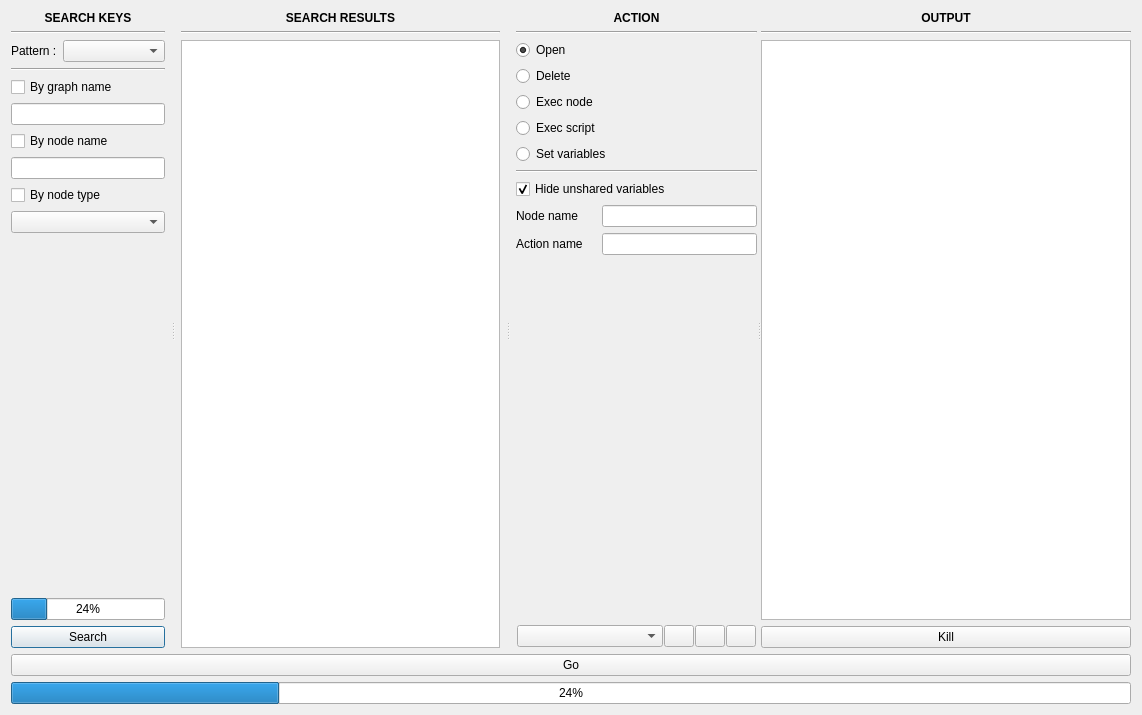
<?xml version="1.0" encoding="UTF-8"?>
<ui version="4.0">
 <class>MainWindow</class>
 <widget class="QDialog" name="MainWindow">
  <property name="geometry">
   <rect>
    <x>0</x>
    <y>0</y>
    <width>1142</width>
    <height>715</height>
   </rect>
  </property>
  <property name="windowTitle">
   <string>Batch</string>
  </property>
  <layout class="QVBoxLayout" name="verticalLayout_5">
   <item>
    <widget class="QSplitter" name="splitter">
     <property name="orientation">
      <enum>Qt::Horizontal</enum>
     </property>
     <widget class="QWidget" name="layoutWidget">
      <layout class="QVBoxLayout" name="verticalLayout">
       <property name="rightMargin">
        <number>6</number>
       </property>
       <item>
        <widget class="QLabel" name="label_4">
         <property name="font">
          <font>
           <weight>75</weight>
           <bold>true</bold>
          </font>
         </property>
         <property name="text">
          <string>SEARCH KEYS</string>
         </property>
         <property name="alignment">
          <set>Qt::AlignCenter</set>
         </property>
        </widget>
       </item>
       <item>
        <widget class="Line" name="line_2">
         <property name="orientation">
          <enum>Qt::Horizontal</enum>
         </property>
        </widget>
       </item>
       <item>
        <layout class="QHBoxLayout" name="horizontalLayout_2" stretch="0,1">
         <item>
          <widget class="QLabel" name="label">
           <property name="text">
            <string>Pattern :</string>
           </property>
          </widget>
         </item>
         <item>
          <widget class="QComboBox" name="patternComboBox"/>
         </item>
        </layout>
       </item>
       <item>
        <widget class="Line" name="line_5">
         <property name="orientation">
          <enum>Qt::Horizontal</enum>
         </property>
        </widget>
       </item>
       <item>
        <widget class="QCheckBox" name="graphKeyCheckBox">
         <property name="text">
          <string>By graph name</string>
         </property>
        </widget>
       </item>
       <item>
        <widget class="QLineEdit" name="graphKeyLineEdit"/>
       </item>
       <item>
        <widget class="QCheckBox" name="nodeNameCheckBox">
         <property name="text">
          <string>By node name</string>
         </property>
        </widget>
       </item>
       <item>
        <widget class="QLineEdit" name="nodeNameLineEdit"/>
       </item>
       <item>
        <widget class="QCheckBox" name="nodeTypeCheckBox">
         <property name="text">
          <string>By node type</string>
         </property>
        </widget>
       </item>
       <item>
        <widget class="QComboBox" name="nodeTypeComboBox"/>
       </item>
       <item>
        <spacer name="verticalSpacer">
         <property name="orientation">
          <enum>Qt::Vertical</enum>
         </property>
         <property name="sizeHint" stdset="0">
          <size>
           <width>20</width>
           <height>40</height>
          </size>
         </property>
        </spacer>
       </item>
       <item>
        <widget class="QProgressBar" name="progressBar">
         <property name="value">
          <number>24</number>
         </property>
        </widget>
       </item>
       <item>
        <widget class="QPushButton" name="searchPushButton">
         <property name="text">
          <string>Search</string>
         </property>
        </widget>
       </item>
      </layout>
     </widget>
     <widget class="QWidget" name="layoutWidget">
      <layout class="QVBoxLayout" name="verticalLayout_2">
       <property name="leftMargin">
        <number>6</number>
       </property>
       <property name="rightMargin">
        <number>6</number>
       </property>
       <item>
        <widget class="QLabel" name="label_5">
         <property name="font">
          <font>
           <weight>75</weight>
           <bold>true</bold>
          </font>
         </property>
         <property name="text">
          <string>SEARCH RESULTS</string>
         </property>
         <property name="alignment">
          <set>Qt::AlignCenter</set>
         </property>
        </widget>
       </item>
       <item>
        <widget class="Line" name="line_3">
         <property name="orientation">
          <enum>Qt::Horizontal</enum>
         </property>
        </widget>
       </item>
       <item>
        <widget class="QListWidget" name="resultListWidget">
         <property name="selectionMode">
          <enum>QAbstractItemView::ExtendedSelection</enum>
         </property>
         <property name="selectionBehavior">
          <enum>QAbstractItemView::SelectRows</enum>
         </property>
        </widget>
       </item>
      </layout>
     </widget>
     <widget class="QWidget" name="layoutWidget">
      <layout class="QVBoxLayout" name="optionsLayout" stretch="0,0,0,0,0,0,0,0,0,0,0,0,0">
       <property name="leftMargin">
        <number>6</number>
       </property>
       <item>
        <widget class="QLabel" name="label_6">
         <property name="font">
          <font>
           <weight>75</weight>
           <bold>true</bold>
          </font>
         </property>
         <property name="text">
          <string>ACTION</string>
         </property>
         <property name="alignment">
          <set>Qt::AlignCenter</set>
         </property>
        </widget>
       </item>
       <item>
        <widget class="Line" name="line_4">
         <property name="orientation">
          <enum>Qt::Horizontal</enum>
         </property>
        </widget>
       </item>
       <item>
        <widget class="QRadioButton" name="openRadioButton">
         <property name="sizePolicy">
          <sizepolicy hsizetype="Expanding" vsizetype="Fixed">
           <horstretch>0</horstretch>
           <verstretch>0</verstretch>
          </sizepolicy>
         </property>
         <property name="text">
          <string>Open</string>
         </property>
         <property name="checked">
          <bool>true</bool>
         </property>
        </widget>
       </item>
       <item>
        <widget class="QRadioButton" name="deleteRadioButton">
         <property name="text">
          <string>Delete</string>
         </property>
        </widget>
       </item>
       <item>
        <widget class="QRadioButton" name="execNodeRadioButton">
         <property name="text">
          <string>Exec node</string>
         </property>
        </widget>
       </item>
       <item>
        <widget class="QRadioButton" name="execScriptRadioButton">
         <property name="text">
          <string>Exec script</string>
         </property>
        </widget>
       </item>
       <item>
        <widget class="QRadioButton" name="varRadioButton">
         <property name="text">
          <string>Set variables</string>
         </property>
        </widget>
       </item>
       <item>
        <widget class="Line" name="line">
         <property name="orientation">
          <enum>Qt::Horizontal</enum>
         </property>
        </widget>
       </item>
       <item>
        <widget class="QCheckBox" name="allVarCheckBox">
         <property name="text">
          <string>Hide unshared variables</string>
         </property>
         <property name="checked">
          <bool>true</bool>
         </property>
        </widget>
       </item>
       <item>
        <widget class="QWidget" name="execWidget" native="true">
         <property name="minimumSize">
          <size>
           <width>0</width>
           <height>50</height>
          </size>
         </property>
         <layout class="QVBoxLayout" name="verticalLayout_6">
          <property name="leftMargin">
           <number>0</number>
          </property>
          <property name="topMargin">
           <number>0</number>
          </property>
          <property name="rightMargin">
           <number>0</number>
          </property>
          <property name="bottomMargin">
           <number>0</number>
          </property>
          <item>
           <layout class="QHBoxLayout" name="horizontalLayout">
            <item>
             <widget class="QLabel" name="nodeLabel">
              <property name="minimumSize">
               <size>
                <width>80</width>
                <height>0</height>
               </size>
              </property>
              <property name="text">
               <string>Node name</string>
              </property>
             </widget>
            </item>
            <item>
             <widget class="QLineEdit" name="nodeNameExeLineEdit"/>
            </item>
           </layout>
          </item>
          <item>
           <layout class="QHBoxLayout" name="horizontalLayout_4">
            <item>
             <widget class="QLabel" name="exeLabel">
              <property name="minimumSize">
               <size>
                <width>80</width>
                <height>0</height>
               </size>
              </property>
              <property name="text">
               <string>Action name</string>
              </property>
             </widget>
            </item>
            <item>
             <widget class="QLineEdit" name="exeNameLineEdit"/>
            </item>
           </layout>
          </item>
         </layout>
        </widget>
       </item>
       <item>
        <widget class="QWidget" name="varWidget" native="true">
         <layout class="QVBoxLayout" name="verticalLayout_3">
          <property name="leftMargin">
           <number>0</number>
          </property>
          <property name="topMargin">
           <number>0</number>
          </property>
          <property name="rightMargin">
           <number>0</number>
          </property>
          <property name="bottomMargin">
           <number>0</number>
          </property>
         </layout>
        </widget>
       </item>
       <item>
        <spacer name="spacerWidget">
         <property name="orientation">
          <enum>Qt::Vertical</enum>
         </property>
         <property name="sizeType">
          <enum>QSizePolicy::MinimumExpanding</enum>
         </property>
         <property name="sizeHint" stdset="0">
          <size>
           <width>20</width>
           <height>0</height>
          </size>
         </property>
        </spacer>
       </item>
       <item>
        <widget class="QWidget" name="scriptWidget" native="true">
         <property name="minimumSize">
          <size>
           <width>0</width>
           <height>0</height>
          </size>
         </property>
         <layout class="QHBoxLayout" name="horizontalLayout_3">
          <property name="spacing">
           <number>1</number>
          </property>
          <property name="leftMargin">
           <number>1</number>
          </property>
          <property name="topMargin">
           <number>1</number>
          </property>
          <property name="rightMargin">
           <number>1</number>
          </property>
          <property name="bottomMargin">
           <number>1</number>
          </property>
          <item>
           <widget class="QComboBox" name="scriptComboBox"/>
          </item>
          <item>
           <widget class="QPushButton" name="scriptRenameButton">
            <property name="maximumSize">
             <size>
              <width>30</width>
              <height>16777215</height>
             </size>
            </property>
            <property name="text">
             <string/>
            </property>
           </widget>
          </item>
          <item>
           <widget class="QPushButton" name="scriptAddButton">
            <property name="maximumSize">
             <size>
              <width>30</width>
              <height>16777215</height>
             </size>
            </property>
            <property name="text">
             <string/>
            </property>
           </widget>
          </item>
          <item>
           <widget class="QPushButton" name="scriptDelButton">
            <property name="maximumSize">
             <size>
              <width>30</width>
              <height>16777215</height>
             </size>
            </property>
            <property name="text">
             <string/>
            </property>
           </widget>
          </item>
         </layout>
        </widget>
       </item>
      </layout>
     </widget>
     <widget class="QWidget" name="outputWidget" native="true">
      <layout class="QVBoxLayout" name="verticalLayout_4">
       <item>
        <widget class="QLabel" name="outputLabel">
         <property name="font">
          <font>
           <weight>75</weight>
           <bold>true</bold>
          </font>
         </property>
         <property name="text">
          <string>OUTPUT</string>
         </property>
         <property name="alignment">
          <set>Qt::AlignCenter</set>
         </property>
        </widget>
       </item>
       <item>
        <widget class="Line" name="line_6">
         <property name="orientation">
          <enum>Qt::Horizontal</enum>
         </property>
        </widget>
       </item>
       <item>
        <widget class="QTextEdit" name="outputTextEdit">
         <property name="minimumSize">
          <size>
           <width>300</width>
           <height>0</height>
          </size>
         </property>
         <property name="lineWrapMode">
          <enum>QTextEdit::NoWrap</enum>
         </property>
         <property name="readOnly">
          <bool>true</bool>
         </property>
        </widget>
       </item>
       <item>
        <widget class="QPushButton" name="killButton">
         <property name="text">
          <string>Kill</string>
         </property>
        </widget>
       </item>
      </layout>
     </widget>
    </widget>
   </item>
   <item>
    <widget class="QPushButton" name="goPushButton">
     <property name="text">
      <string>Go</string>
     </property>
    </widget>
   </item>
   <item>
    <widget class="QProgressBar" name="goProgressBar">
     <property name="value">
      <number>24</number>
     </property>
    </widget>
   </item>
  </layout>
 </widget>
 <resources/>
 <connections/>
</ui>
